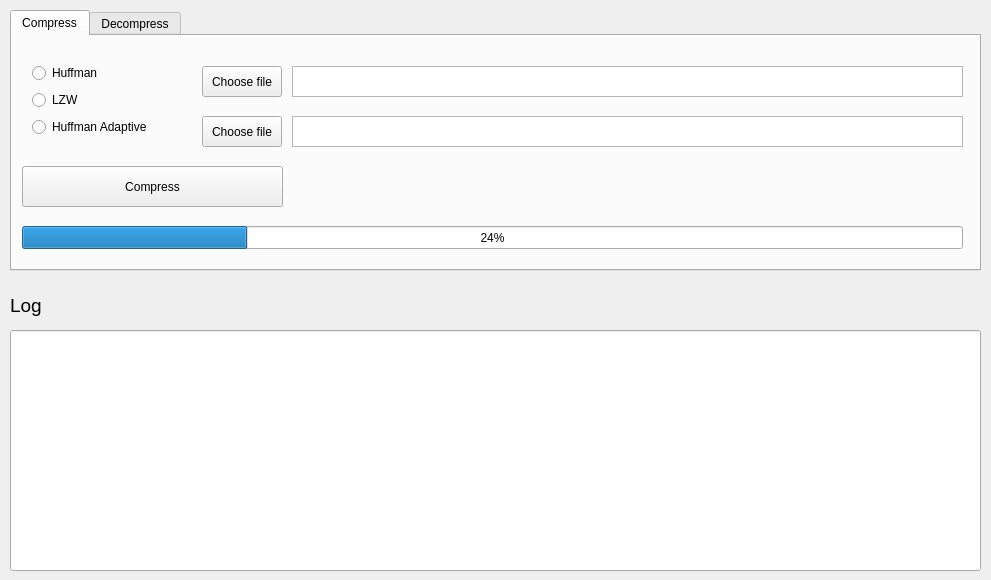
<?xml version="1.0" encoding="UTF-8"?>
<ui version="4.0">
 <class>main_window</class>
 <widget class="QWidget" name="main_window">
  <property name="geometry">
   <rect>
    <x>0</x>
    <y>0</y>
    <width>991</width>
    <height>580</height>
   </rect>
  </property>
  <property name="windowTitle">
   <string>File Compressor</string>
  </property>
  <widget class="QLineEdit" name="log_label_field">
   <property name="geometry">
    <rect>
     <x>10</x>
     <y>330</y>
     <width>971</width>
     <height>241</height>
    </rect>
   </property>
  </widget>
  <widget class="QLabel" name="log_label">
   <property name="geometry">
    <rect>
     <x>10</x>
     <y>290</y>
     <width>58</width>
     <height>31</height>
    </rect>
   </property>
   <property name="font">
    <font>
     <pointsize>14</pointsize>
    </font>
   </property>
   <property name="text">
    <string>Log</string>
   </property>
  </widget>
  <widget class="QTabWidget" name="tabWidget">
   <property name="geometry">
    <rect>
     <x>10</x>
     <y>10</y>
     <width>971</width>
     <height>261</height>
    </rect>
   </property>
   <property name="currentIndex">
    <number>0</number>
   </property>
   <widget class="QWidget" name="tab_compress">
    <attribute name="title">
     <string>Compress</string>
    </attribute>
    <widget class="QPushButton" name="btn_compress">
     <property name="geometry">
      <rect>
       <x>10</x>
       <y>130</y>
       <width>261</width>
       <height>41</height>
      </rect>
     </property>
     <property name="text">
      <string>Compress</string>
     </property>
    </widget>
    <widget class="QPlainTextEdit" name="input_file_field">
     <property name="geometry">
      <rect>
       <x>280</x>
       <y>30</y>
       <width>671</width>
       <height>31</height>
      </rect>
     </property>
    </widget>
    <widget class="QPlainTextEdit" name="output_file_field">
     <property name="geometry">
      <rect>
       <x>280</x>
       <y>80</y>
       <width>671</width>
       <height>31</height>
      </rect>
     </property>
    </widget>
    <widget class="QRadioButton" name="btn_huffman_adaptive">
     <property name="geometry">
      <rect>
       <x>20</x>
       <y>80</y>
       <width>131</width>
       <height>22</height>
      </rect>
     </property>
     <property name="text">
      <string>Huffman Adaptive</string>
     </property>
    </widget>
    <widget class="QRadioButton" name="btn_lzw">
     <property name="geometry">
      <rect>
       <x>20</x>
       <y>53</y>
       <width>52</width>
       <height>22</height>
      </rect>
     </property>
     <property name="text">
      <string>LZW</string>
     </property>
    </widget>
    <widget class="QRadioButton" name="btn_huffman">
     <property name="geometry">
      <rect>
       <x>20</x>
       <y>26</y>
       <width>78</width>
       <height>22</height>
      </rect>
     </property>
     <property name="text">
      <string>Huffman</string>
     </property>
    </widget>
    <widget class="QPushButton" name="btn_choose_compressed_output_file">
     <property name="geometry">
      <rect>
       <x>190</x>
       <y>80</y>
       <width>80</width>
       <height>31</height>
      </rect>
     </property>
     <property name="text">
      <string>Choose file</string>
     </property>
    </widget>
    <widget class="QPushButton" name="btn_choose_input_file_to_compress">
     <property name="geometry">
      <rect>
       <x>190</x>
       <y>30</y>
       <width>80</width>
       <height>31</height>
      </rect>
     </property>
     <property name="text">
      <string>Choose file</string>
     </property>
    </widget>
    <widget class="QProgressBar" name="progress_bar">
     <property name="geometry">
      <rect>
       <x>10</x>
       <y>190</y>
       <width>941</width>
       <height>23</height>
      </rect>
     </property>
     <property name="value">
      <number>24</number>
     </property>
    </widget>
   </widget>
   <widget class="QWidget" name="tab_decompress">
    <attribute name="title">
     <string>Decompress</string>
    </attribute>
    <widget class="QPlainTextEdit" name="output_file_decompressed_field">
     <property name="geometry">
      <rect>
       <x>280</x>
       <y>80</y>
       <width>671</width>
       <height>31</height>
      </rect>
     </property>
    </widget>
    <widget class="QPushButton" name="btn_choose_input_file_to_decompress">
     <property name="geometry">
      <rect>
       <x>190</x>
       <y>30</y>
       <width>80</width>
       <height>31</height>
      </rect>
     </property>
     <property name="text">
      <string>Choose file</string>
     </property>
    </widget>
    <widget class="QPushButton" name="output_file_decompressed_field">
     <property name="geometry">
      <rect>
       <x>190</x>
       <y>80</y>
       <width>80</width>
       <height>31</height>
      </rect>
     </property>
     <property name="text">
      <string>Choose file</string>
     </property>
    </widget>
    <widget class="QPlainTextEdit" name="input_file_to_decompress_field">
     <property name="geometry">
      <rect>
       <x>280</x>
       <y>30</y>
       <width>671</width>
       <height>31</height>
      </rect>
     </property>
    </widget>
    <widget class="QPushButton" name="btn_decompress">
     <property name="geometry">
      <rect>
       <x>10</x>
       <y>130</y>
       <width>261</width>
       <height>41</height>
      </rect>
     </property>
     <property name="text">
      <string>Compress</string>
     </property>
    </widget>
    <widget class="QProgressBar" name="progress_bar_2">
     <property name="geometry">
      <rect>
       <x>10</x>
       <y>190</y>
       <width>941</width>
       <height>23</height>
      </rect>
     </property>
     <property name="value">
      <number>24</number>
     </property>
    </widget>
   </widget>
  </widget>
 </widget>
 <resources/>
 <connections/>
</ui>
